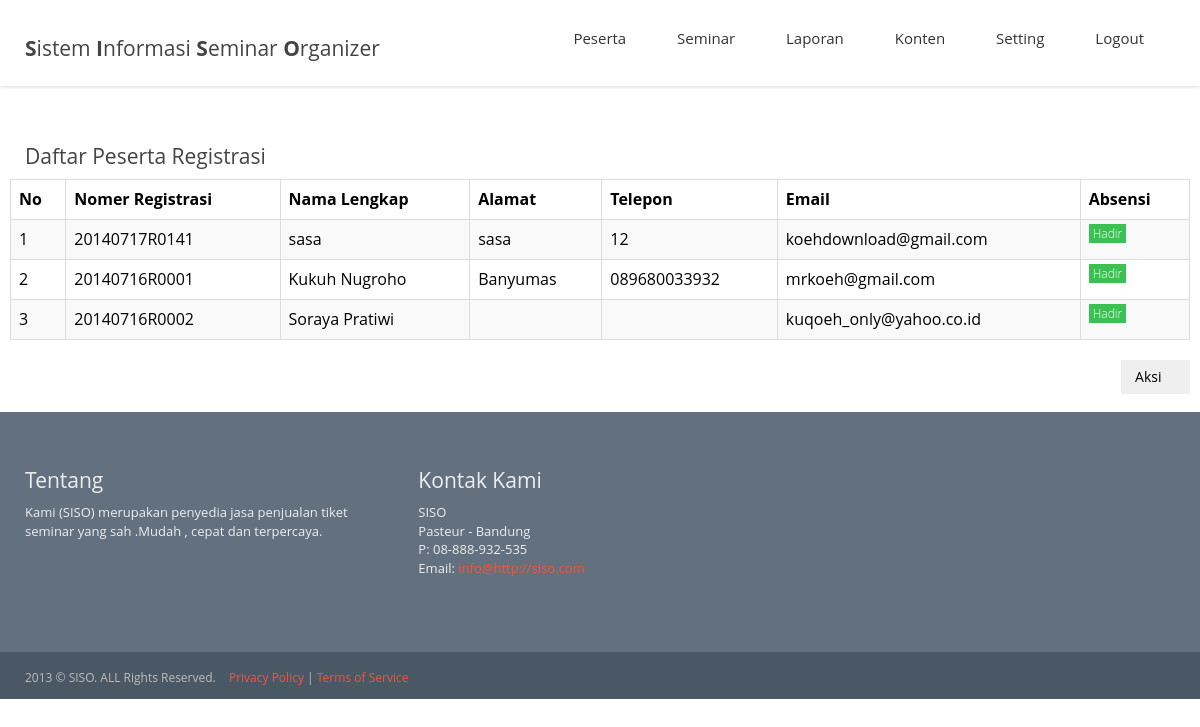
The page /administrator/index.php?modul=csertifikat (signed in) on the database its author committed.
### tables this page shows
CREATE TABLE `registrasi` (
  `KodeRegistrasi` varchar(15) NOT NULL,
  `KodeSeminar` varchar(10) DEFAULT NULL,
  `NoIdentitas` varchar(16) NOT NULL,
  `NamaLengkap` varchar(50) NOT NULL,
  `Institusi` varchar(50) DEFAULT NULL,
  `AlamatInstitusi` varchar(100) DEFAULT NULL,
  `TempatLahir` varchar(20) DEFAULT NULL,
  `TanggalLahir` date DEFAULT NULL,
  `JenisKelamin` varchar(10) DEFAULT NULL,
  `Pekerjaan` varchar(20) DEFAULT NULL,
  `Agama` varchar(10) DEFAULT NULL,
  `AlamatLengkap` varchar(100) DEFAULT NULL,
  `Telp` varchar(12) DEFAULT NULL,
  `Email` varchar(100) DEFAULT NULL,
  `Foto` varchar(100) DEFAULT NULL,
  `Status` varchar(15) DEFAULT NULL,
  `Absensi` int(11) DEFAULT NULL,
  `CreateDate` datetime DEFAULT NULL,
  PRIMARY KEY (`KodeRegistrasi`)
);

### administrator/modul/cetak/sertifikat.php (the view, shortened to what this page needs)
<br>
<div class="row">
	<div class="col-md-12">
		<h2 class="page-title">Daftar Peserta Registrasi</h2>
	</div>
	<div class="row">
		<div class="col-md-12">
				<div class="portlet-body">
					<table class="table table-striped table-bordered table-hover" id="sample_1">
						<thead>
							<tr>
								<th>No</th>
								<th>Nomer Registrasi</th>
								<th>Nama Lengkap</th>
								<th>Alamat</th>
								<th>Telepon</th>
								<th>Email</th>
								<th>Absensi</th>
							</tr>
						</thead>
						<tbody>
						<?php
						$no=1;
						$sql = "SELECT * FROM registrasi WHERE Absensi = '1' ORDER BY CreateDate DESC";
						$query = mysql_query($sql);
						while($data=mysql_fetch_array($query)){
						?>
							<tr class="odd gradeX">
								<td><?php echo $no++;?></td>
								<td><?php echo $data['KodeRegistrasi'];?></td>
								<td><?php echo $data['NamaLengkap'];?></td>
								<td><?php echo $data['AlamatLengkap'];?></td>
								<td><?php echo $data['Telp'];?></td>
								<td><?php echo $data['Email'];?></td>
								<td>
									<?php
										if($data['Absensi'] == '0'){ echo "<span class=\"label label-sm label-info\">Terdaftar</span>"; }
										elseif($data['Absensi'] == '1'){ echo "<span class=\"label label-sm label-success\">Hadir</span>"; }
										elseif($data['Absensi'] == '2'){ echo "<span class=\"label label-sm label-danger\">Tidak Hadir</span>"; }
										?>
								</td>
							</tr>
						<?php
						}
						?>
						</tbody>
					</table>
					<div class="table-toolbar">
						<div class="btn-group pull-right">
							<button class="btn dropdown-toggle" data-toggle="dropdown">Aksi <i class="fa fa-angle-down"></i></button>
						</div>
					</div>
				</div>
		</div>
	</div>
</div><br>

### administrator/index.php (shortened to what this page needs)
<?php
if (empty($_SESSION['tampilnama'])) {
    header("location:login/index.php");
} else {
	if(isset($_GET['modul'])){
		$modul = $_GET['modul'];
		switch($modul){
			case "csertifikat"	: $tampil = "modul/cetak/sertifikat.php"; break;
		}
	}
?>
<html lang="en">
<head>
	<link rel="stylesheet" type="text/css" href="../assets/vendors/font-awesome/css/font-awesome.css" />
	<link rel="stylesheet" type="text/css" href="../assets/css/bootstrap.css" />
	<link rel="stylesheet" type="text/css" href="../assets/css/siso.css" />
	<link rel="stylesheet" type="text/css" href="../assets/css/style.css" />
	<link rel="stylesheet" type="text/css" href="../assets/css/style-responsive.css" />
	<link rel="stylesheet" type="text/css" href="../assets/css/custom.css" />
	<link rel="stylesheet" type="text/css" href="../assets/css/pages/prices.css" />
	<link rel="stylesheet" type="text/css" href="../assets/plugins/datetime/ui.all.css"  />
</head>
<body>
<?php include "content/header.php";?>
<div class="page-container">
	<div class="container">
		<?php
			if(empty($modul)){
				include "content/isi.php";
			}else{
				include $tampil;
			}
		?>
	</div>
</div>
<?php include "content/footer.php";?>
</body>
<?php
}
?>
</html>

### administrator/content/header.php (shortened to what this page needs)
<div class="header navbar navbar-default navbar-static-top">
    <div class="container">
        <div class="navbar-header">
            <a class="navbar-brand logo-v1" href="index.html">
				<h2><b>S</b>istem <b>I</b>nformasi <b>S</b>eminar <b>O</b>rganizer</h2>
            </a>
        </div>
        <div class="navbar-collapse collapse">
            <ul class="nav navbar-nav">
				<li class="dropdown">
                    <a class="dropdown-toggle" data-toggle="dropdown" data-hover="dropdown" data-delay="0" data-close-others="false" href="#">
                        Peserta
                        <i class="fa fa-angle-down"></i>
                    </a>
                </li>
				<li class="dropdown">
                    <a class="dropdown-toggle" data-toggle="dropdown" data-hover="dropdown" data-delay="0" data-close-others="false" href="#">
                        Seminar
                        <i class="fa fa-angle-down"></i>
                    </a>
                </li>
                <li class="dropdown">
                    <a class="dropdown-toggle" data-toggle="dropdown" data-hover="dropdown" data-delay="0" data-close-others="false" href="#">
                        Laporan
                        <i class="fa fa-angle-down"></i>
                    </a>
                </li>
               <li class="dropdown">
                    <a class="dropdown-toggle" data-toggle="dropdown" data-hover="dropdown" data-delay="0" data-close-others="false" href="#">
                        Konten
                        <i class="fa fa-angle-down"></i>
                    </a>
                </li>
				<li class="dropdown">
                    <a class="dropdown-toggle" data-toggle="dropdown" data-hover="dropdown" data-delay="0" data-close-others="false" href="#">
                        Setting
                        <i class="fa fa-angle-down"></i>
                    </a>
                </li>
				<li class="dropdown">
                    <a href="login/proses_logout.php">Logout</a>
                </li>
            </ul>
        </div>
    </div>
</div><br>

### administrator/content/footer.php (shortened to what this page needs)
<div class="footer">
    <div class="container">
        <div class="row">
            <div class="col-md-4 col-sm-4 space-mobile">
                <h2>Tentang</h2>
                <p class="margin-bottom-30">Kami (SISO) merupakan penyedia jasa penjualan tiket seminar yang sah .Mudah , cepat dan terpercaya.
</p>
            </div>
            <div class="col-md-4 col-sm-4 space-mobile">
                <h2>Kontak Kami</h2>
                <address class="margin-bottom-40">
                    SISO <br />
                    Pasteur - Bandung <br />
                    P: 08-888-932-535<br />
                    Email: <a href="mailto:info@http://siso.com">info@http://siso.com</a>
                </address>
            </div>
        </div>
    </div>
</div>
<div class="copyright">
    <div class="container">
        <div class="row">
            <div class="col-md-8 col-sm-8">
                <p>
                    <span class="margin-right-10">2013 &copy; SISO. ALL Rights Reserved.</span>
                    <a href="#">Privacy Policy</a> | <a href="#">Terms of Service</a>
                </p>
            </div>
            <div class="col-md-4 col-sm-4">
                <ul class="social-footer">
                    <li><a href="#"><i class="fa fa-facebook"></i></a></li>
                    <li><a href="#"><i class="fa fa-google-plus"></i></a></li>
                    <li><a href="#"><i class="fa fa-dribbble"></i></a></li>
                    <li><a href="#"><i class="fa fa-linkedin"></i></a></li>
                    <li><a href="#"><i class="fa fa-twitter"></i></a></li>
                    <li><a href="#"><i class="fa fa-skype"></i></a></li>
                    <li><a href="#"><i class="fa fa-github"></i></a></li>
                    <li><a href="#"><i class="fa fa-youtube"></i></a></li>
                    <li><a href="#"><i class="fa fa-dropbox"></i></a></li>
                </ul>
            </div>
        </div>
    </div>
</div>

### assets/css/siso.css (style rules this page uses)
div, input, select, textarea, span, img, table, td, th, p, a, button, ul, code, pre, li { -webkit-border-radius: 0 !important; -moz-border-radius: 0 !important; border-radius: 0 !important; }
.btn { border-width: 0; padding: 7px 14px; font-size: 14px; outline: none !important; -webkit-box-shadow: none !important; -moz-box-shadow: none !important; box-shadow: none !important; -webkit-border-radius: 0 !important; -moz-border-radius: 0 !important; border-radius: 0 !important; text-shadow: none; }
.btn > i { font-size: 14px; }
.label, .badge { font-weight: 300; text-shadow: none !important; }
.label { font-size: 12px; padding: 3px 6px 3px 6px; }
.label.label-sm { font-size: 12px; padding: 1px 4px 1px 4px; }
.label-success, .badge-success { background-color: #3cc051; background-image: none !important; }
.table thead > tr > th { border-bottom: 0; }

### assets/css/style.css (style rules this page uses)
body { color: #000; font-size:13px; direction: ltr; margin: 0 !important; padding: 0 !important; font-family: 'Open Sans' !important; overflow-x: hidden; }
h1, h2, h3, h4, h5, h6 { font-weight: 300; font-family: inherit; }
h2, h2 a { color: #444; font-size: 21px; font-weight: 400; line-height: 26px; text-decoration: none; }
[class^="fa-"], [class*=" fa-"], [class^="fa-"]:hover, [class*=" fa-"]:hover { background: none !important; }
a,a:focus, a:hover, a:active { outline: 0; }
.margin-bottom-30 { margin-bottom: 30px !important; }
.margin-bottom-40 { margin-bottom: 40px !important; }
.margin-right-10 { margin-right: 10px !important; }
.container { padding: 0 10px; }
.header { z-index: 999; position: relative; box-shadow: 0 1px 3px #ddd; background: #fff; filter:none; border: none; padding-left: 0; padding-right: 0; border-radius: 0; }
.header .navbar-collapse { position: relative; }
.navbar { margin-bottom: 0; }
.header .nav li:first-child { margin-left: 0; }
.navbar-brand { -moz-transition:padding 0.3s ease-in-out; -webkit-transition:padding 0.3s ease-in-out; -o-transition:padding 0.3s ease-in-out; transition:padding 0.3s ease-in-out; position: relative; z-index: 2; }
.header .navbar-nav li a { color: #333; font-size: 15px; font-weight: 400; text-shadow: none; position: relative; padding: 26px 16px 27px; border-top: solid 2px #fff; -moz-transition:padding 0.3s ease-in-out; -webkit-transition:padding 0.3s ease-in-out; -o-transition:padding 0.3s ease-in-out; transition:padding 0.3s ease-in-out; }
.header ul.nav { float: right; margin-right: 0; }
.header .nav li.dropdown .dropdown-toggle i { font-size: 12px; }
.footer { padding: 35px 0; font-size: 13px; background: #62707f; }
.footer h2 { color: #eee; }
.footer p { color: #eee; }
.footer a { color: #0da3e2; }
.footer address { color: #eee; }
.copyright { color: #dee4eb; font-size: 12px; padding: 10px 0; background: #4a5866; }
.copyright p { color: #bbb; margin-top: 7px; margin-bottom: 0; }
.copyright p a { color: #2298ca; }
.copyright .social-footer { margin: 8px 0 0; list-style: none; text-align: right; padding: 0; }
.copyright .social-footer li { margin-left: 3px; display: inline-block; }
.copyright .social-footer li i { color: #808e9c; font-size: 18px; display: inline-block; }
.fontawesome-icon-list [class^="fa-"], .fontawesome-icon-list [class*=" fa-"], li [class^="fa-"], li [class*=" fa-"] { display: inline-block; width: 1.25em; text-align: center; }

### assets/css/custom.css (style rules this page uses)
a { color: #db3a1b; }
.footer a { color: #f75434; }
.copyright p a { color: #f75434; }

### rows shown on the page
registrasi: KodeRegistrasi "20140717R0141", NamaLengkap "sasa", AlamatLengkap "sasa", Telp "12", Email "koehdownload@gmail.com", Absensi "Hadir"
registrasi: KodeRegistrasi "20140716R0001", NamaLengkap "Kukuh Nugroho", AlamatLengkap "Banyumas", Telp "089680033932", Email "mrkoeh@gmail.com", Absensi "Hadir"
registrasi: KodeRegistrasi "20140716R0002", NamaLengkap "Soraya Pratiwi", Email "kuqoeh_only@yahoo.co.id", Absensi "Hadir"
